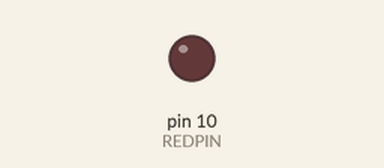
Recording of a sketch running on a simulated Arduino Uno, built with avr-gcc and run on an emulated ATmega328P. On the bench: output pins drawn as LEDs (lit = HIGH).

Above: at 0.15 s.
Timing chart, 0 to 1.6 s (numbered marks = the images above):
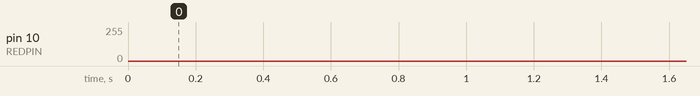

The sketch:

Individual_LED.ino
```cpp
int REDPIN = 10;
int r;
int FADESPEED = 1;
void setup() {
pinMode(REDPIN, OUTPUT);
}

void loop() {
  for (r = 0; r < 256; r++) {
    analogWrite(REDPIN, r);
    delay(FADESPEED);
  }
   for (r = 255; r > 0; r--) {
    analogWrite(REDPIN, r);
    delay(FADESPEED);
   }

}
```
